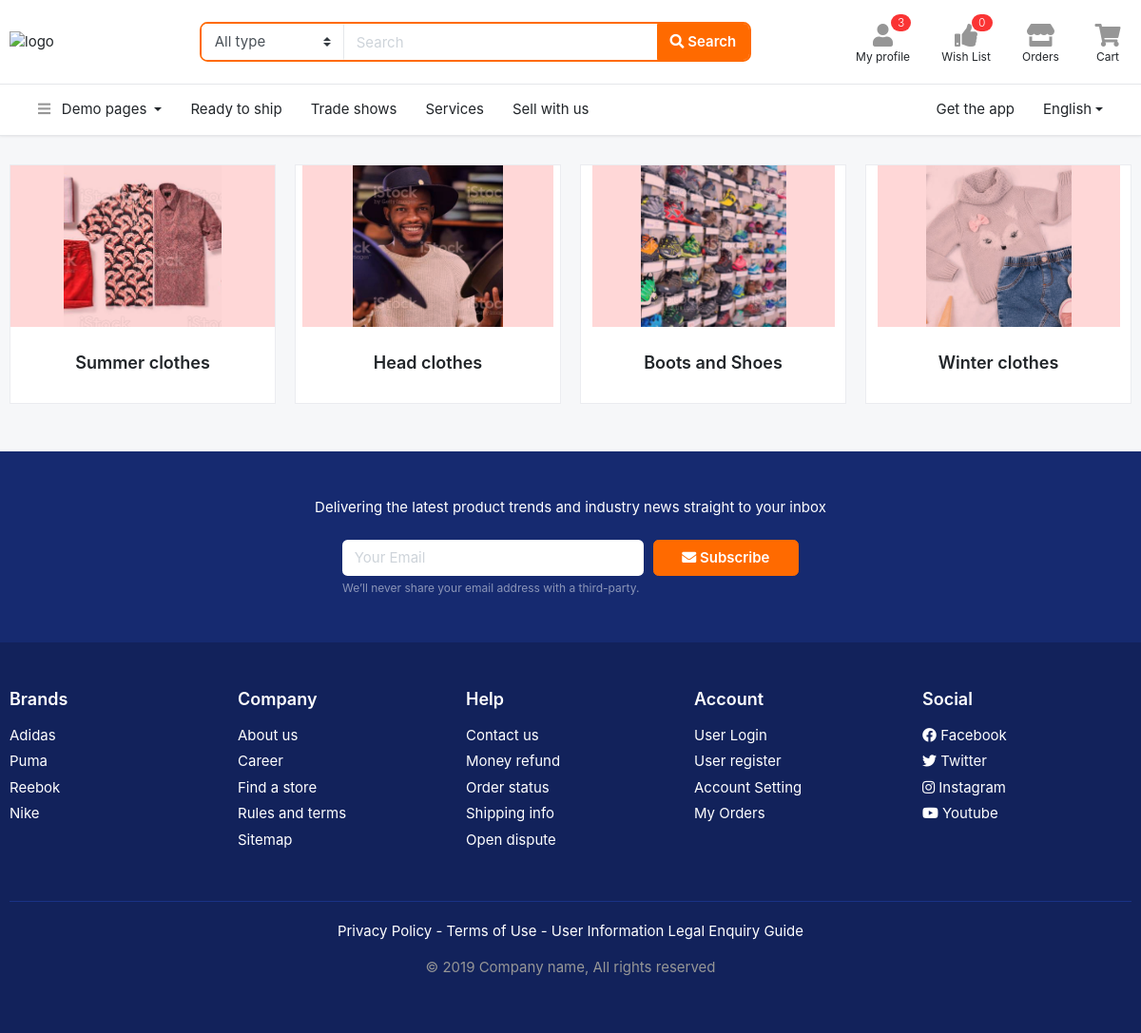
Screenshot of /fashion-clothes/sub-categories/ (signed in) with the database file from the repository.
### users/models.py (models this page shows, shortened)
class User(AbstractUser):
    class GENDER(models.TextChoices):
        MALE = 'male', 'male'
        FEMALE = 'female', 'female'
    phone = models.CharField(max_length=13, unique=True)
    gender = models.CharField(max_length=10, choices=GENDER.choices, blank=True, null=True)
    city = models.CharField(max_length=50, blank=True, null=True)
    country = models.CharField(max_length=50, blank=True, null=True)
    confirmation_code = models.CharField(max_length=6, blank=True, null=True)
    confirmed = models.BooleanField(default=False)

### main/models.py (models this page shows, shortened)
class SubCategory(models.Model):
    title = models.CharField(max_length=255)
    image = models.ImageField(upload_to='images/', null=True, blank=True)
    slug = models.SlugField(max_length=255, unique=True, blank=True, null=True)
    category = models.ForeignKey(Category, on_delete=models.CASCADE)

### main/views.py (the view)
# urls.py: path('<category_slug>/sub-categories/', CategoryView.as_view(), name='category'),
class CategoryView(LoginRequiredMixin, View):
    def get(self, request, category_slug):
        category = get_object_or_404(Category, slug=category_slug)
        context = {
            'category': category,
        }
        return render(request, 'category.html', context)

### templates/category.html
{% extends 'base.html' %}
{% block content %}
    <section class="section-content padding-y">
        <div class="container">
            <nav class="row">
                {% for sub_category in category.subcategory_set.all %}
                    <div class="col-md-3" style="text-align: center;">
                        <div class="card card-category">
                            <div class="img-wrap" style="background: #ffd7d7">
                                <img src="{{ sub_category.image.url }}">
                            </div>
                            <div class="card-body">
                                <h4 class="card-title"><a href="{% url 'sub-category' category.slug sub_category.slug %}">{{ sub_category.title }}</a></h4>
                            </div>
                        </div>
                    </div>
                {% endfor %}
            </nav>
        </div>
    </section>
{% endblock %}

### templates/base.html (shortened to what this page needs)
<!DOCTYPE HTML>
{% load static %}
<html lang="en">
<head>
<link href="/static/css/bootstrap.css?v=2.0" rel="stylesheet" type="text/css"/>
<link href="/static/fonts/fontawesome/css/all.min.css?v=2.0" type="text/css" rel="stylesheet">
<link href="/static/css/ui.css?v=2.0" rel="stylesheet" type="text/css"/>
<link href="/static/css/responsive.css?v=2.0" rel="stylesheet" type="text/css" />
</head>
<body>
<header class="section-header">
<section class="header-main border-bottom">
	<div class="container">
		<div class="row align-items-center">
			<div class="col-xl-2 col-lg-3 col-md-12">
				<a href="{% url 'home' %}" class="brand-wrap">
					<img class="logo" src="/static/images/logo.png" alt="logo">
				</a>
			</div>
			<div class="col-xl-6 col-lg-5 col-md-6">
				<form action="#" class="search-header">
					<div class="input-group w-100">
						<select class="custom-select border-right"  name="category_name">
								<option value="">All type</option><option value="codex">Special</option>
						</select>
					    <input type="text" class="form-control" placeholder="Search">
					    <div class="input-group-append">
					      <button class="btn btn-primary" type="submit">
					        <i class="fa fa-search"></i> Search
					      </button>
					    </div>
				    </div>
				</form>
			</div>
			<div class="col-xl-4 col-lg-4 col-md-6">
				<div class="widgets-wrap float-md-right">
					<div class="widget-header mr-3">
						<a href="{% url 'profile' %}" class="widget-view">
							<div class="icon-area">
								<i class="fa fa-user"></i>
								<span class="notify">3</span>
							</div>
							<small class="text"> My profile </small>
						</a>
					</div>
					<div class="widget-header mr-3">
						<a href="{% url 'wishlist' %}" class="widget-view">
							<div class="icon-area">
								<i class="fa fa-thumbs-up"></i>
								<span class="notify">{{ request.user.favorite_set.count }}</span>
							</div>
							<small class="text"> Wish List </small>
						</a>
					</div>
					<div class="widget-header mr-3">
						<a href="{% url 'orders' %}" class="widget-view">
							<div class="icon-area">
								<i class="fa fa-store"></i>
							</div>
							<small class="text"> Orders </small>
						</a>
					</div>
					<div class="widget-header">
						<a href="{% url 'my-cart' %}" class="widget-view">
							<div class="icon-area">
								<i class="fa fa-shopping-cart"></i>
							</div>
							<small class="text"> Cart </small>
						</a>
					</div>
				</div>
			</div>
		</div>
	</div>
</section>
<nav class="navbar navbar-main navbar-expand-lg border-bottom">
<div class="container">
	<div class="collapse navbar-collapse" id="main_nav">
	<ul class="navbar-nav">
		<li class="nav-item dropdown">
			<a class="nav-link dropdown-toggle" data-toggle="dropdown" href="#"> <i class="fa fa-bars text-muted mr-2"></i> Demo pages </a>
		</li>
		<li class="nav-item">
			<a class="nav-link" href="#">Ready to ship</a>
		</li>
		<li class="nav-item">
		<a class="nav-link" href="#">Trade shows</a>
		</li>
		<li class="nav-item">
		<a class="nav-link" href="#">Services</a>
		</li>
		<li class="nav-item">
		<a class="nav-link" href="#">Sell with us</a>
		</li>
	</ul>
	<ul class="navbar-nav ml-md-auto">
			<li class="nav-item">
			<a class="nav-link" href="#">Get the app</a>
		</li>
		<li class="nav-item dropdown">
			<a class="nav-link dropdown-toggle" href="http://example.com" data-toggle="dropdown">English</a>
		</li>
		</ul>
	</div>
</div>
</nav>
</header>
{% block content %}
{% endblock %}
<section class="section-subscribe padding-y-lg">
<div class="container">
<p class="pb-2 text-center text-white">Delivering the latest product trends and industry news straight to your inbox</p>
<div class="row justify-content-md-center">
	<div class="col-lg-5 col-md-6">
<form class="form-row">
		<div class="col-md-8 col-7">
		<input class="form-control border-0" placeholder="Your Email" type="email">
		</div>
		<div class="col-md-4 col-5">
		<button type="submit" class="btn btn-block btn-warning"> <i class="fa fa-envelope"></i> Subscribe </button>
		</div>
</form>
<small class="form-text text-white-50">We’ll never share your email address with a third-party. </small>
	</div>
</div>
</div>
</section>
<footer class="section-footer bg-secondary">
	<div class="container">
		<section class="footer-top padding-y-lg text-white">
			<div class="row">
				<aside class="col-md col-6">
					<h6 class="title">Brands</h6>
					<ul class="list-unstyled">
						<li> <a href="#">Adidas</a></li>
						<li> <a href="#">Puma</a></li>
						<li> <a href="#">Reebok</a></li>
						<li> <a href="#">Nike</a></li>
					</ul>
				</aside>
				<aside class="col-md col-6">
					<h6 class="title">Company</h6>
					<ul class="list-unstyled">
						<li> <a href="#">About us</a></li>
						<li> <a href="#">Career</a></li>
						<li> <a href="#">Find a store</a></li>
						<li> <a href="#">Rules and terms</a></li>
						<li> <a href="#">Sitemap</a></li>
					</ul>
				</aside>
				<aside class="col-md col-6">
					<h6 class="title">Help</h6>
					<ul class="list-unstyled">
						<li> <a href="#">Contact us</a></li>
						<li> <a href="#">Money refund</a></li>
						<li> <a href="#">Order status</a></li>
						<li> <a href="#">Shipping info</a></li>
						<li> <a href="#">Open dispute</a></li>
					</ul>
				</aside>
				<aside class="col-md col-6">
					<h6 class="title">Account</h6>
					<ul class="list-unstyled">
						<li> <a href="#"> User Login </a></li>
						<li> <a href="#"> User register </a></li>
						<li> <a href="#"> Account Setting </a></li>
						<li> <a href="#"> My Orders </a></li>
					</ul>
				</aside>
				<aside class="col-md">
					<h6 class="title">Social</h6>
					<ul class="list-unstyled">
						<li><a href="#"> <i class="fab fa-facebook"></i> Facebook </a></li>
						<li><a href="#"> <i class="fab fa-twitter"></i> Twitter </a></li>
						<li><a href="#"> <i class="fab fa-instagram"></i> Instagram </a></li>
						<li><a href="#"> <i class="fab fa-youtube"></i> Youtube </a></li>
					</ul>
				</aside>
			</div>
		</section>
		<section class="footer-bottom text-center">
				<p class="text-white">Privacy Policy - Terms of Use - User Information Legal Enquiry Guide</p>
				<p class="text-muted"> &copy 2019 Company name, All rights reserved </p>
				<br>
		</section>
	</div>
</footer>
</body>
</html>

### static/css/ui.css (style rules this page uses)
html { font-family:'Inter', sans-serif;font-size:15px }
.img-wrap { text-align:center;display:block }
.img-wrap img { max-width:100% }
.padding-y { padding-top:30px;padding-bottom:30px }
.padding-y-lg { padding-top:48px;padding-bottom:48px }
.section-header { background-color:#fff;-webkit-box-shadow:0 0 3px rgba(51,51,51,0.15);box-shadow:0 0 3px rgba(51,51,51,0.15) }
.header-main { position:relative;padding-top:1rem;padding-bottom:1rem }
.brand-wrap .logo,.navbar-brand .logo { margin-right:7px;max-height:34px;display:inline-block }
.search-header { border:2px solid #ff6a00;border-radius:.55rem }
.search-header .form-control,.search-header .custom-select { border-color:transparent }
.search-header select { -ms-flex-preferred-size:150px !important;flex-basis:150px !important;-webkit-box-flex:0 !important;-ms-flex-positive:0 !important;flex-grow:0 !important }
.widget-header { display:inline-block;vertical-align:middle;position:relative }
.widget-header .widget-view { padding:5px 7px;display:inline-block;position:relative;text-align:center }
.widget-header .icon-area { font-size:24px;display:inline-block;width:36px;height:30px;color:#969696 }
.widget-header .icon-area .notify { position:absolute;top:0px;right:8% }
.widget-header .text { max-width:80px;overflow:hidden;text-overflow:ellipsis;white-space:nowrap;display:block;line-height:1.2 }
.widget-header a { color:#212529 }
.section-footer ul li { margin-bottom:5px }
.section-footer ul a { color:inherit }
.section-footer .title { font-weight:600;margin-bottom:16px;font-size:18px }
.footer-bottom { padding-top:20px;padding-bottom:20px;border-top:1px solid #1a3286 }
[class*="list-"] li:after { visibility:hidden;display:block;content:"";overflow:hidden;height:0;clear:both }
.card-category { display:block;margin-bottom:20px;overflow:hidden;min-height:200px }
.card-category .card-title { font-weight:600;font-size:18px }
.card-category .img-wrap { overflow:hidden;display:inline-block;height:170px;background:#fff0c5 }
.card-category .img-wrap img { height:100%;width:60%;-o-object-fit:cover;object-fit:cover;mix-blend-mode:multiply }
.card .img-wrap { overflow:hidden }
.notify { position:absolute;top:-4px;right:-10px;display:inline-block;padding:.25em .6em;font-size:12px;line-height:1;text-align:center;font-weight:300;border-radius:3rem;color:#fff;background-color:#fa3434 }
body { background-color:#f6f7f9 }
.section-subscribe { background-color:#162a70 }

### rows the page displays
User: user.favorite_set.count "0"
SubCategory: image (picture), title "Summer clothes"
SubCategory: image (picture), title "Head clothes"
SubCategory: image (picture), title "Boots and Shoes"
SubCategory: image (picture), title "Winter clothes"
